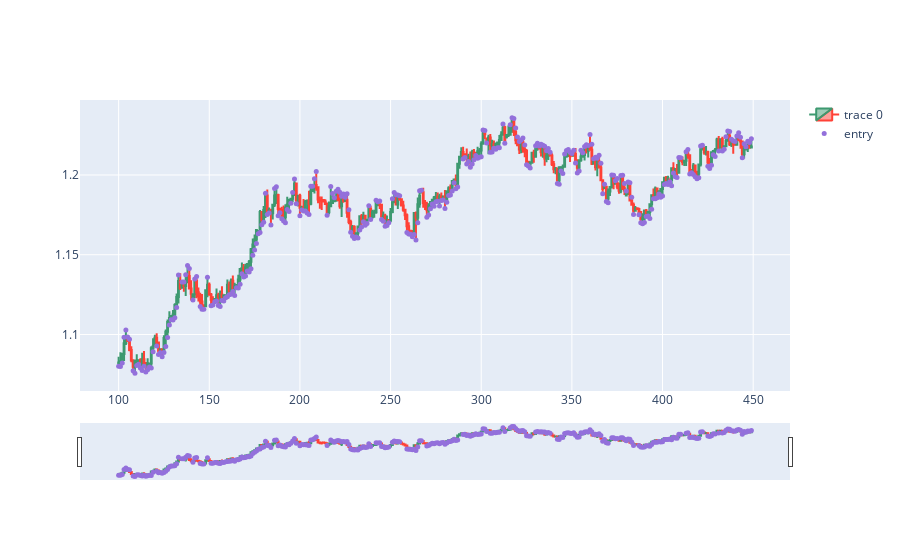

The cell this chart's notebook holds for it:
### Code cell
import plotly.graph_objects as go
from plotly.subplots import make_subplots
from datetime import datetime
st=100
dfpl = df[st:st+350]
#dfpl.reset_index(inplace=True)
fig = go.Figure(data=[go.Candlestick(x=dfpl.index,
                open=dfpl['Open'],
                high=dfpl['High'],
                low=dfpl['Low'],
                close=dfpl['Close'])])

fig.add_scatter(x=dfpl.index, y=dfpl['pointpos'], mode="markers",
                marker=dict(size=5, color="MediumPurple"),
                name="entry")

fig.show()

### Figure 1 — Plotly figure (JSON) as saved in the notebook; plotly's stock layout.template omitted (floating-point values rounded to 4 significant figures; data arrays with more than 128 entries replaced by an {"elided": "..."} marker saying what was removed)
{"data": [{"close": {"elided": "350 float values"}, "high": {"elided": "350 float values"}, "low": {"elided": "350 float values"}, "open": {"elided": "350 float values"}, "type": "candlestick", "x": {"elided": "350 int values"}}, {"marker": {"color": "MediumPurple", "size": 5}, "mode": "markers", "name": "entry", "type": "scatter", "x": {"elided": "350 int values"}, "y": {"elided": "350 float values"}}], "layout": {"autosize": true, "xaxis": {"autorange": true, "range": [79.11, 469.9], "rangeslider": {"autorange": true, "range": [79.11, 469.9], "yaxis": {"_template": null, "rangemode": "match"}}, "type": "linear"}, "yaxis": {"autorange": true, "range": [1.061, 1.25], "type": "linear"}}}
